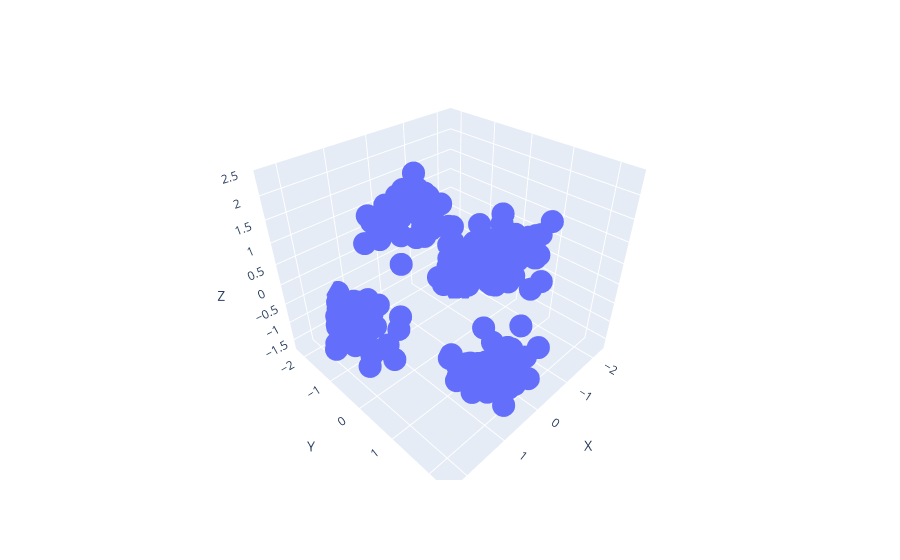

The code cell stored with this chart in its notebook:
### Code cell
df = generate_data(n_clusters=5,clust_std=0.08,n_num=15,n_cat=15,cat_unique=3,n_indiv=250)
pca = FAMD(n_components=3)
rr = pca.fit_transform(df)
rr.columns = ['X','Y','Z']

px.scatter_3d(rr,'X','Y','Z')

### Figure 1 — Plotly figure (JSON) as saved in the notebook; plotly's stock layout.template omitted (floating-point values rounded to 4 significant figures; data arrays with more than 128 entries replaced by an {"elided": "..."} marker saying what was removed)
{"data": [{"hovertemplate": "X=%{x}<br>Y=%{y}<br>Z=%{z}<extra></extra>", "legendgroup": "", "marker": {"color": "#636efa", "symbol": "circle"}, "mode": "markers", "name": "", "scene": "scene", "showlegend": false, "type": "scatter3d", "x": {"elided": "250 float values"}, "y": {"elided": "250 float values"}, "z": {"elided": "250 float values"}}], "layout": {"legend": {"tracegroupgap": 0}, "margin": {"t": 60}, "scene": {"domain": {"x": [0, 1], "y": [0, 1]}, "xaxis": {"title": {"text": "X"}}, "yaxis": {"title": {"text": "Y"}}, "zaxis": {"title": {"text": "Z"}}}}}
